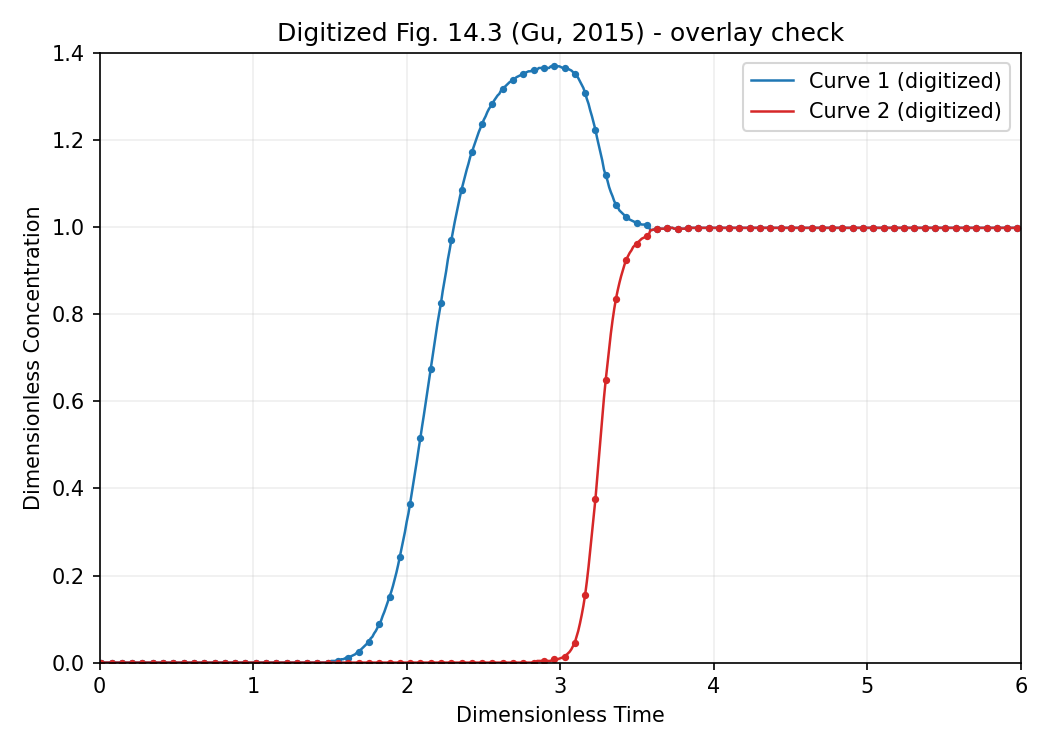

This chart was generated by the following Python code:
"""
Sanity-check plot for the digitized data extracted from Gu (2015),
Fig. 14.3 "Simulation of binary frontal adsorption in inward flow RFC"
(T. Gu, "Mathematical Modeling and Scale-Up of Liquid Chromatography",
Springer, 2015, p. 199).

Overlays the digitized points (fig14_3_digitized.csv) on axes matching
the original figure (x: Dimensionless Time 0-6, y: Dimensionless
Concentration 0-1.4) so the extraction can be visually compared against
the scanned page image.
"""
import pandas as pd
import matplotlib.pyplot as plt

CSV_PATH = r"C:\Users\jmbr\software\CADET-Verification\scripts\fig14_3_digitized.csv"
OUT_PATH = r"C:\Users\jmbr\software\CADET-Verification\scripts\fig14_3_digitize_check.png"

df = pd.read_csv(CSV_PATH)

fig, ax = plt.subplots(figsize=(7, 5))

# Line showing the full digitized trace
ax.plot(df["time_dimensionless"], df["c1_dimensionless"], "-", color="tab:blue",
        linewidth=1.2, label="Curve 1 (digitized)")
ax.plot(df["time_dimensionless"], df["c2_dimensionless"], "-", color="tab:red",
        linewidth=1.2, label="Curve 2 (digitized)")

# Sparse markers on top so individual sample density/quality is visible
step = 6
ax.plot(df["time_dimensionless"][::step], df["c1_dimensionless"][::step], "o",
        color="tab:blue", markersize=2.5)
ax.plot(df["time_dimensionless"][::step], df["c2_dimensionless"][::step], "o",
        color="tab:red", markersize=2.5)

ax.set_xlim(0, 6)
ax.set_ylim(0, 1.4)
ax.set_xticks(range(0, 7))
ax.set_yticks([i / 10 for i in range(0, 15, 2)])
ax.set_xlabel("Dimensionless Time")
ax.set_ylabel("Dimensionless Concentration")
ax.set_title("Digitized Fig. 14.3 (Gu, 2015) - overlay check")
ax.legend(loc="upper right")
ax.grid(alpha=0.2)

plt.tight_layout()
plt.savefig(OUT_PATH, dpi=150)
print(f"Saved check plot to {OUT_PATH}")
